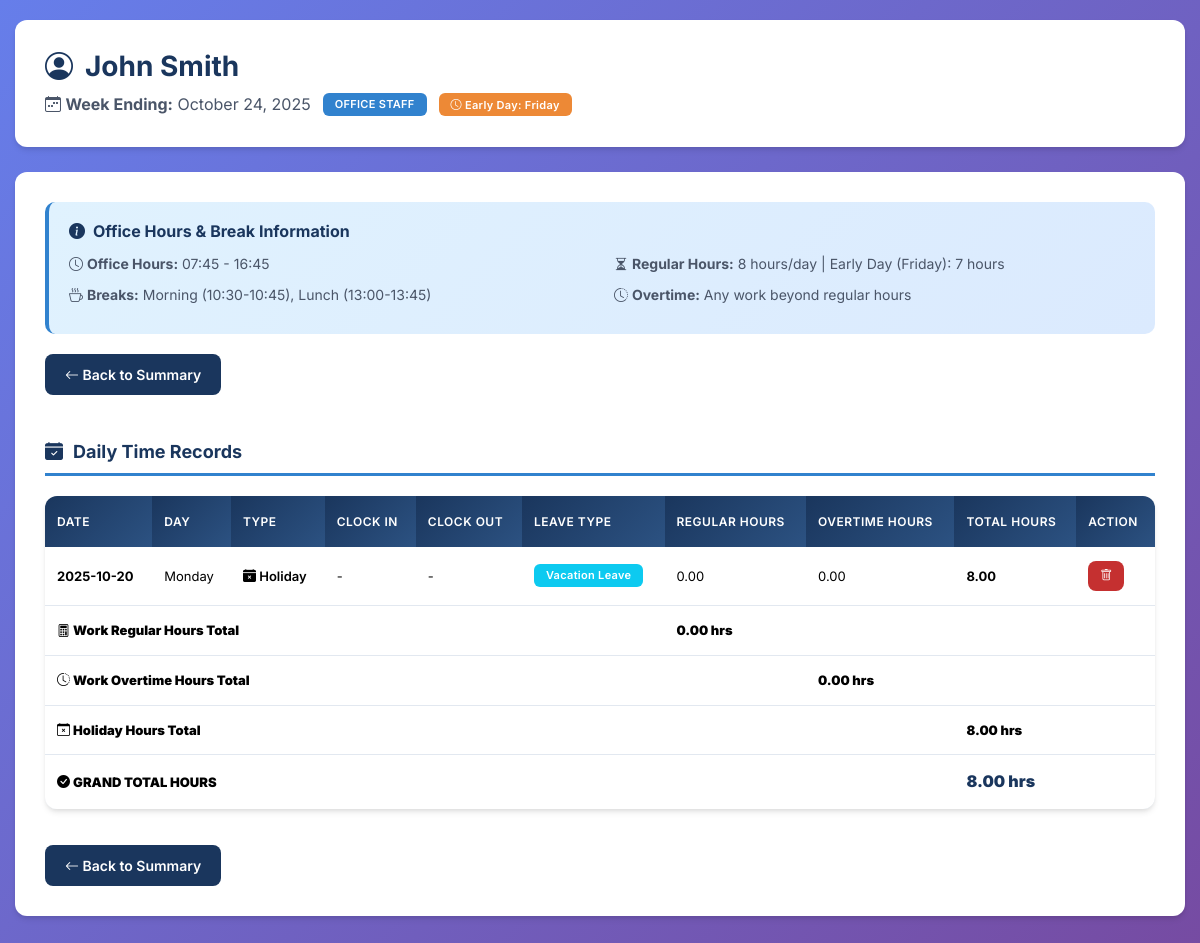
Screenshot of /staff_details.php?staff_id=EMP001&week_ending=2025-10-24 with the database file from the repository.
### tables this page shows
CREATE TABLE IF NOT EXISTS holidays (
    id INT AUTO_INCREMENT PRIMARY KEY,
    staff_id VARCHAR(50) NOT NULL,
    holiday_date DATE NOT NULL,
    holiday_type VARCHAR(50) DEFAULT 'vacation',
    hours DECIMAL(5,2) DEFAULT 8.00,
    notes TEXT DEFAULT NULL,
    created_at TIMESTAMP DEFAULT CURRENT_TIMESTAMP,
    updated_at TIMESTAMP DEFAULT CURRENT_TIMESTAMP ON UPDATE CURRENT_TIMESTAMP,
    UNIQUE KEY unique_holiday (staff_id, holiday_date),
    INDEX idx_staff_id (staff_id),
    INDEX idx_holiday_date (holiday_date),
    INDEX idx_holiday_type (holiday_type),
    FOREIGN KEY (staff_id) REFERENCES staff(staff_id) ON DELETE CASCADE ON UPDATE CASCADE
);

### staff_details.php (the view, shortened to what the rows shown need)
<!DOCTYPE html>
<html lang="en">
<head>
    <link href="https://cdn.jsdelivr.net/npm/bootstrap@5.3.2/dist/css/bootstrap.min.css" rel="stylesheet">
    <link rel="stylesheet" href="https://cdn.jsdelivr.net/npm/bootstrap-icons@1.11.2/font/bootstrap-icons.css">
</head>
<body>
    <?php
    require_once 'Timesheet.php';
    $timesheet = new Timesheet();
    $staffId = $_GET['staff_id'] ?? '';
    $weekEnding = $_GET['week_ending'] ?? date('Y-m-d', strtotime('this friday'));
    $weeklySummary = $timesheet->getWeeklySummary($staffId, $weekEnding);
    $dailyDetails = $timesheet->getDailyDetails($staffId, $weekEnding);
    $holidayTypes = $timesheet->getHolidayTypes();
    ?>
    <div class="main-container">
        <div class="header-card">
            <h1 class="staff-name">
                <i class="bi bi-person-circle"></i>
                <?= htmlspecialchars($weeklySummary['name']) ?>
            </h1>
        </div>
        <div class="content-card">
            <div class="table-container">
                <div class="table-responsive">
                    <table class="table table-hover">
                        <thead>
                            <tr>
                                <th>Date</th>
                                <th>Day</th>
                                <th>Type</th>
                                <th>Clock In</th>
                                <th>Clock Out</th>
                                <th>Leave Type</th>
                                <th>Regular Hours</th>
                                <th>Overtime Hours</th>
                                <th>Total Hours</th>
                                <th>Action</th>
                            </tr>
                        </thead>
                        <tbody>
                            <?php
                            foreach ($dailyDetails as $day):
                                $rowClass = $day['type'] == 'holiday' ? 'holiday-row' : 'work-row';
                                $typeClass = $day['type'] == 'holiday' ? 'type-holiday' : 'type-work';
                            ?>
                            <tr class="<?= $rowClass ?>">
                                <td><strong><?= date('Y-m-d', strtotime($day['day_date'])) ?></strong></td>
                                <td>
                                    <?= date('l', strtotime($day['day_date'])) ?>
                                </td>
                                <td class="<?= $typeClass ?>">
                                    <i class="bi bi-<?= $day['type'] == 'work' ? 'briefcase-fill' : 'calendar-x-fill' ?>"></i>
                                    <?= ucfirst($day['type']) ?>
                                </td>
                                <td><?= $day['clock_in'] ?: '-' ?></td>
                                <td><?= $day['clock_out'] ?: '-' ?></td>
                                <td>
                                    <?php if ($day['holiday_type']): ?>
                                        <span class="badge bg-info text-white">
                                            <?= $holidayTypes[$day['holiday_type']] ?? $day['holiday_type'] ?>
                                        </span>
                                    <?php else: ?>
                                        -
                                    <?php endif; ?>
                                </td>
                                <td><?= number_format($day['regular_hours'], 2) ?></td>
                                <td>
                                    <?php if ($day['overtime_hours'] > 0): ?>
                                        <span class="badge badge-overtime">
                                            <?= number_format($day['overtime_hours'], 2) ?> OT
                                        </span>
                                    <?php else: ?>
                                        0.00
                                    <?php endif; ?>
                                </td>
                                <td><strong><?= number_format($day['total_hours'], 2) ?></strong></td>
                                <td>
                                    <?php if ($day['type'] == 'work'): ?>
                                        <a href="?delete_entry=1&staff_id=<?= $staffId ?>&date=<?= $day['day_date'] ?>&week_ending=<?= $weekEnding ?>"
                                           class="btn btn-sm btn-danger"
                                           onclick="return confirm('Delete this time entry?')">
                                           <i class="bi bi-trash"></i>
                                        </a>
                                    <?php else: ?>
                                        <a href="?delete_holiday=1&staff_id=<?= $staffId ?>&date=<?= $day['day_date'] ?>&week_ending=<?= $weekEnding ?>"
                                           class="btn btn-sm btn-danger"
                                           onclick="return confirm('Delete this holiday entry?')">
                                           <i class="bi bi-trash"></i>
                                        </a>
                                    <?php endif; ?>
                                </td>
                            </tr>
                            <?php endforeach; ?>
                        </tbody>
                    </table>
                </div>
            </div>
        </div>
    </div>
</body>
</html>

### rows the page displays
holidays: holiday_date "2025-10-20", holiday_date "Monday", type "Holiday", clock_in "-", clock_out "-", holiday_type "Vacation Leave", regular_hours "0.00", hours "8.00"

### other values shown
$weeklySummary['name'] "John Smith"
$weeklySummary['category'] "OFFICE"
$weeklySummary['early_day'] "Friday"
$officeHoursInfo['office_start'] "07:45"
$officeHoursInfo['office_end'] "16:45"
$officeHoursInfo['regular_hours'] "8"
$officeHoursInfo['regular_hours'] - 1 "7"
$workRegularTotal "0.00"
$workOvertimeTotal "0.00"
$holidayTotal "8.00"
$workRegularTotal + $workOvertimeTotal + $holidayTotal "8.00"
